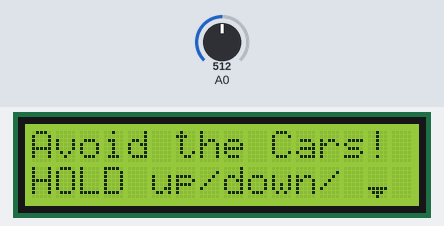
A sketch run on a simulated Arduino Uno, built with avr-gcc and run on an emulated ATmega328P. On the bench: 16×2 character LCD. The test bench sets the inputs (shaded band); at power-on: A0 = 512. Random numbers use the default seed unless the sketch sets one.

Above: at 0.8 s.
0.9 s: A0 set to 412
2.4 s: A0 set to 389
At 4.1 s:
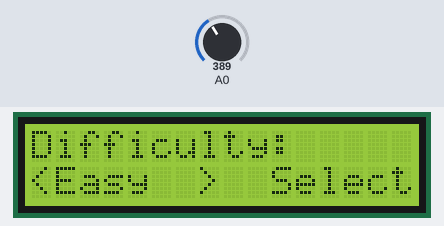
4.4 s: A0 set to 511
At 4.5 s:
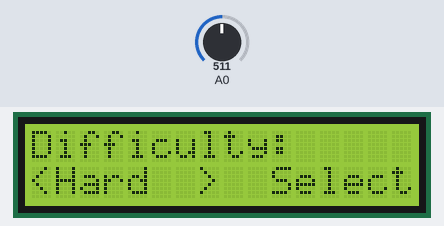
6.9 s: A0 set to 586
8.4 s: A0 set to 618
At 8.7 s:
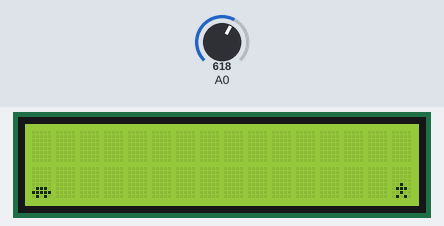
11.4 s: A0 set to 122
At 17.3 s:
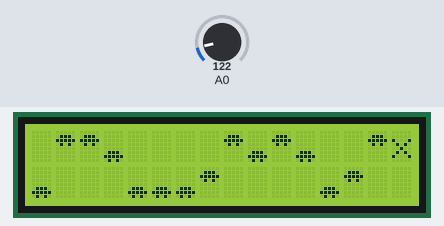
Timing chart, 0 to 17.7 s (numbered marks = the images above; inputs shaded):
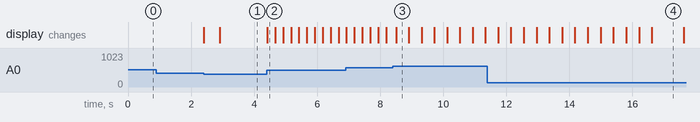

Measured:
- the behaviour switches between 400 and 399 on A0 (found by bisection; images 0 and 1)
- the behaviour switches between 599 and 600 on A0 (found by bisection; images 2 and 3)
- after the input at 0.9 s, every drawn part: stays the same
- after the input at 2.4 s, the display: first changes at once (image 1 shows a later state)
- after the input at 4.4 s, the display: changes at once (image 2)
- what the display in image 3 shows lasts 0.4 s, from 8.5 s to 8.9 s

The sketch:

Car_Game.ino
```cpp
//Car game
//To be used on the 2 x 16 LCD keypad shield
//By: Shela Qiu and Vicky Xu
//INSTRUCTIONS
//Whenever ▼ appears, press down to continue
//Use left and right to choose difficulty, and press Select to start
//Because of the delay in the game, the user needs to hold down up/down/left/right
//instead of just pressing them to move

#include <LiquidCrystal.h>

LiquidCrystal lcd(8, 13, 9, 4, 5, 6, 7);

//LCD controls
int adc_key_val[5] = {
  50, 200, 400, 600, 800
};
int NUM_KEYS = 5;
int adc_key_in;
int key = -1;

//CARS
//Note: the LCD is split into 4 rows for the game
int gameSpace[4][16]; //Array storing the position of the cars (0 - nothing, 1 - car)
int sent = 0; //Counter to delay adding new cars
int randRow; //Randomly generate which rows cars are added

//USER
int yPos = 3; //y-coordinate of user
int xPos = 15; //x-coordinate of user
int score = 0; //Incremented each loop
boolean gameEnded = false; //If this is true, the game will reset

//DIFFICULTY
int difficulty = 0; //0 - easy, 1 - medium, 2 - hard
int carFreq = 2; //How often cars come
int delaySpeed = 1000; //How fast the game moves (the higher this number, the slower)
double multiplier = 0.7; //Multiplier for scoring - easy is 0.7, medium is 1.0, hard is 1.0

//GRAPHICS
//Car in top half of row
byte car1[8] = {
  0b00000,
  0b01110,
  0b11111,
  0b01010,
  0b00000,
  0b00000,
  0b00000,
  0b00000,
};
//Car in bottom half of row
byte car2[8] = {
  0b00000,
  0b00000,
  0b00000,
  0b00000,
  0b00000,
  0b01110,
  0b11111,
  0b01010,

};
//Person in top half of row
byte person1[8] = {
  0b00100,
  0b01110,
  0b00100,
  0b01010,
  0b00000,
  0b00000,
  0b00000,
  0b00000,

};
//Person in bottom half of row
byte person2[8] = {
  0b00000,
  0b00000,
  0b00000,
  0b00000,
  0b00100,
  0b01110,
  0b00100,
  0b01010,

};
//Person in top half, car in bottom half
byte perCar [8] {
  0b00100,
  0b01110,
  0b00100,
  0b01010,
  0b00000,
  0b01110,
  0b11111,
  0b01010,

};
//Person in bottom half, car in top half
byte carPer [8] {
  0b00000,
  0b01110,
  0b11111,
  0b01010,
  0b00100,
  0b01110,
  0b00100,
  0b01010,

};
//Crash scene (X)
byte crash [8] {
  0b00000,
  0b00000,
  0b10001,
  0b01010,
  0b00100,
  0b01010,
  0b10001,
  0b00000

};
//Down arrow symbol
byte downArrow[8] = {
  0b00000,
  0b00000,
  0b00000,
  0b00000,
  0b00000,
  0b11111,
  0b01110,
  0b00100
};

void setup()
{
  // Initiate the down arrow character
  lcd.createChar(7, downArrow);

  //Clear screen and display instructions
  lcd.clear();
  lcd.begin(16, 2); // dimensions of 16 columns x 2 rows
  lcd.setCursor(0, 0); //row 1
  lcd.print("Avoid the Cars!");
  lcd.setCursor(0, 1); //row 2
  lcd.print("HOLD up/down/ ");
  lcd.write((uint8_t)7);
  waitForKey(2); //Wait for the user to press down

  //Next instruction screen
  lcd.clear();
  lcd.setCursor(0, 0); //row 1
  lcd.print("left/right to");
  lcd.setCursor(0, 1);
  lcd.print("move. "); //row 2
  lcd.write((uint8_t)7);
  delay(500);
  waitForKey(2); //Wait for the user to press down

  //Let the user choose their difficulty
  selectDifficulty();

  //Initiate the graphics for the rest of the game
  lcd.begin(16, 2);
  lcd.createChar(0, car1); //Car at top half of row
  lcd.createChar(1, car2); //Car at bottom half of row
  lcd.createChar(2, person1); //Person at top half of row
  lcd.createChar(3, person2); //Person at bottom half of row
  lcd.createChar(4, perCar); //Person at top half, car at bottom half
  lcd.createChar(5, carPer); //Car at bottom half, person at top half
  lcd.createChar(6, crash); //Crash scene
}

//Game
void loop()
{
  //Get input
  readInput();
  //Change the array (cars and user position)
  changeArray(key);
  //Draw array and user
  draw();

  //If the user died, reset the game
  if (gameEnded)
  {
    lcd.clear();
    reset();
    gameEnded = false;
  }

  //Delay of cars moving
  delay(delaySpeed);
}

//Get input from user
int get_key(unsigned int input) // Convert ADC value to key number
{
  int k;

  for (k = 0; k < NUM_KEYS; k++) { // right=0, up=1, down=2, left=3, select=4
    if (input < adc_key_val[k])
      return k;
  }

  if (k >= NUM_KEYS)             // No valid key pressed
    k = -1;

  return k;

}

//Method to stall program until user presses a certain button
int waitForKey(unsigned int input)
{
  readInput();
  while (key != input)
  {
    readInput();
  }
  key = -1;
}

//Get input from user
void readInput()
{
  adc_key_in = analogRead(0);      // read the value from the sensor
  key = get_key(adc_key_in);       // convert into key press
}

//Prompt for user to select difficulty
void selectDifficulty()
{
  lcd.clear();
  lcd.setCursor(0, 0);
  lcd.print("Difficulty: ");
  lcd.setCursor(0, 1);
  lcd.print("<"); //Prompt
  lcd.setCursor(7, 1);
  lcd.print(">  Select");

  lcd.setCursor(1, 1);
  key = -1;

  readInput();
  while (key != 4) //While the user hasn't press select, allow them to choose difficulty
  {
    if (key == 0) //Cycle up through difficulties
      difficulty++;
    else if (key == 3) //Cucle down through difficulties
    {
      if (difficulty == 0)
        difficulty = 2;
      else
        difficulty--;
    }

    difficulty = difficulty % 3; //Only 3 levels of difficulty

    //Display current choice
    lcd.setCursor(1, 1);
    if (difficulty == 0)
      lcd.print("Easy  ");
    else if (difficulty == 1)
      lcd.print("Medium");
    else if (difficulty == 2)
      lcd.print("Hard  ");
    delay(250);

    readInput();
  }

  //Set the appropriate game constraints for the difficulty selected
  if (difficulty == 0)
  {
    carFreq = 2;
    delaySpeed = 1000;
    multiplier = 0.7;
  }
  else if (difficulty == 1)
  {
    carFreq = 2;
    delaySpeed = 500;
    multiplier = 1;
  }
  else if (difficulty == 2)
  {
    carFreq = 1;
    delaySpeed = 400;
    multiplier = 1;
  }
}

//Go throug the array to change the car and user position
void changeArray(int input)
{
  //Check in case the user tries to run into the car - game ends
  if (gameSpace[yPos][xPos - 1] == 1 && input == 3)
    gameEnded = true;

  //Move the user's position based on input
  if (input == 0 && xPos < 15) //Move right
    xPos++;
  else if (input == 1 && yPos > 0) //Move up
    yPos--;
  else if (input == 2 && yPos < 3) //Move down
    yPos++;
  else if (input == 3 && xPos > 1 && gameEnded == false) //Move left - don't let person go into last column
    xPos--;

  //Check if the user dies (if it's beside or on a car space)
  if (gameSpace[yPos][xPos - 1] == 1 || gameSpace[yPos][xPos] == 1)
    gameEnded = true;

  //Move cars to the right
  for (int i = 0; i < 4; i++)
  {
    for (int j = 15; j >= 0; j--)
    {
      if (gameSpace[i][j] == 1)
      {
        gameSpace[i][j] = 0;
        if (j < 15)
          gameSpace[i][j + 1] = 1;
      }
    }
  }

  //Checking to make sure the car won't be printed if it had switched spots with the user
  //(Collision should be printed instead)
  if (gameEnded == true && gameSpace[yPos][xPos + 1] == 1)
    gameSpace[yPos][xPos + 1] = 0;

  //Add new cars coming in from the left
  //Frequency they're added depends on difficulty level
  if (sent == 0)
  {
    //Generate car in a random row
    randRow = random(0, 4);
    gameSpace[randRow][0] = 1;
  }
  sent++; //Cycle through counter
  sent = sent % carFreq;

  //Increment score
  score++;
}

//Draw where the car and user are
void draw()
{
  lcd.clear();

  //Cycle through the array - if it's a 1, print a car
  for (int y = 0; y < 4; y++)
  {
    for (int x = 0; x < 16; x++)
    {
      //Top half of rows
      if (gameSpace[y][x] == 1)
      {
        if (y == 0 || y == 2)
        {
          if (y == 0)
            lcd.setCursor(x, 0);
          else if (y == 2)
            lcd.setCursor(x, 1);
          lcd.write((uint8_t)0);
        }
        //Bottom half of rows
        else
        {
          if (y == 1)
            lcd.setCursor(x, 0);
          else if (y == 3)
            lcd.setCursor(x, 1);
          lcd.write((uint8_t)1);
        }
      }
    }
  }

  //Draw person depending on their current x and y coordinate
  //Top half of rows
  if (yPos == 0 || yPos == 2)
  {
    //Set cursor either to row 1 or 2
    if (yPos == 0)
      lcd.setCursor(xPos, 0);
    else if (yPos == 2)
      lcd.setCursor(xPos, 1);
    //Watch for cases where the person is above a car - need to print appropriate graphic
    if (gameSpace[yPos + 1][xPos] == 1)
      lcd.write((uint8_t)4); //Draw person and car
    else
      lcd.write((uint8_t)2); //Draw normal person
  }
  //Bottom half of rows
  else
  {
    //Set cursor either to row 1 or 2
    if (yPos == 1)
      lcd.setCursor(xPos, 0);
    else if (yPos == 3)
      lcd.setCursor(xPos, 1);
    //Watch for cases where the person is below a car - need to print appropriate graphic
    if (gameSpace[yPos - 1][xPos] == 1) //ADD
      lcd.write((uint8_t)5); //Draw person and car
    else //ADD
      lcd.write((uint8_t)3);//Draw normal person
  }

  //Crash scene - if the user died
  if (gameEnded == true)
  {
    //Print crash in either the top or bottom row, depending on where the person died
    if (yPos == 0 || yPos == 1)
    {
      lcd.setCursor(xPos, 0);
      lcd.write((uint8_t)6); //crash
    }
    if (yPos == 2 || yPos == 3)
    {
      lcd.setCursor(xPos, 1);
      lcd.write((uint8_t)6); //crash
    }
    delay(1000);
  }
}

//If game ended, reset
//Display score and allow user to re-select difficulty level
void reset()
{
  //Multiplier depending on the level
  score = multiplier * score;

  //Display
  lcd.setCursor(0, 0);
  lcd.print("You died");
  lcd.setCursor(0, 1);
  lcd.print("Score: ");
  lcd.print(score);
  lcd.print(" ");
  lcd.write((uint8_t)7);
  //Wait for user to press down
  waitForKey(2);

  //Choose difficulty
  selectDifficulty();

  //Reset all variables and arrays
  score = 0;
  for (int i = 0; i < 4; i++)
  {
    for (int j = 0; j < 16; j++)
    {
      gameSpace[i][j] = 0;
    }
  }

  xPos = 15;
  yPos = 3;
}
```
